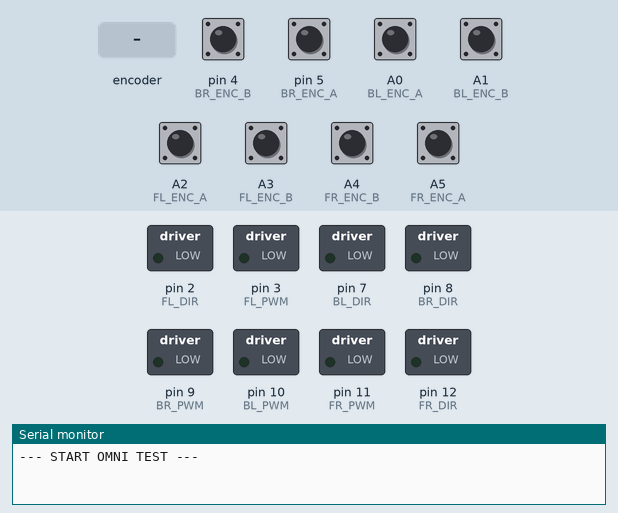
Recording of a sketch running on a simulated Arduino Uno, built with avr-gcc and run on an emulated ATmega328P. Parts: switched loads named in the sketch (green lamp = pin HIGH), the last lines printed to the serial monitor. The test bench sets the inputs (shaded band); at power-on: A0 (BL_ENC_A), A1 (BL_ENC_B), A2 (FL_ENC_A), A3 (FL_ENC_B), A4 (FR_ENC_B), A5 (FR_ENC_A), pin 4 (BR_ENC_B), pin 5 (BR_ENC_A) HIGH.

Above: at 0.1 s.
At 3.26 s:
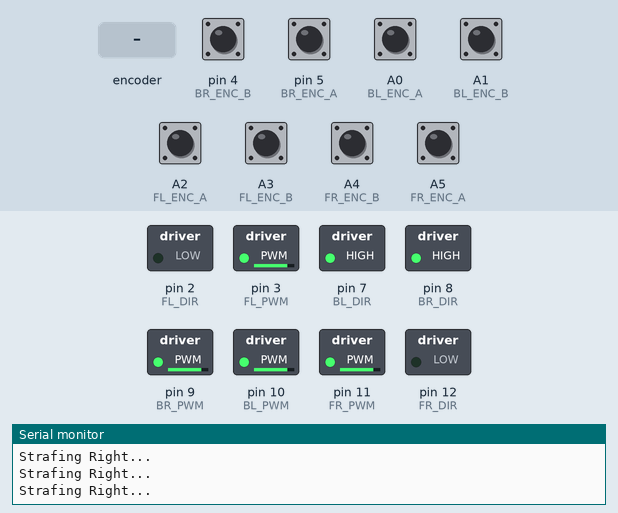
3.3 s: rotary encoder on pin 5 (BR_ENC_A) / A3 (FL_ENC_B) turned 1 step (first pin leading)
At 6.4 s:
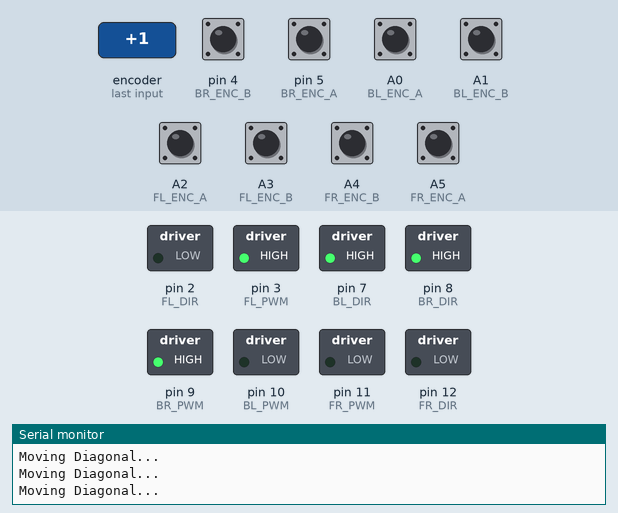
Timing chart, 0 to 10.5 s (numbered marks = the images above; inputs shaded):
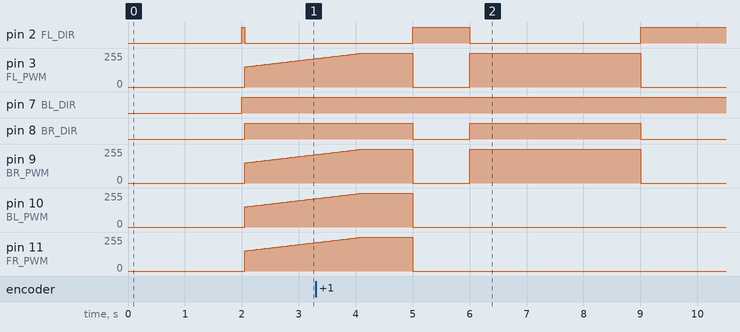

The sketch:

sideway_Diagonal_Check.ino
```cpp
// --- STEP 6: OMNIDIRECTIONAL MOVEMENT TEST ---
// 1. Strafe Right (Sideways)
// 2. Diagonal Move (Forward-Right)

// *** PIN DEFINITIONS (Your Verified Setup) ***
const int FL_PWM = 3;    const int FL_DIR = 2;
const int FL_ENC_A = A2; const int FL_ENC_B = A3;

const int FR_PWM = 11;   const int FR_DIR = 12;
const int FR_ENC_A = A5; const int FR_ENC_B = A4;

const int BL_PWM = 10;   const int BL_DIR = 7;
const int BL_ENC_A = A0; const int BL_ENC_B = A1;

const int BR_PWM = 9;    const int BR_DIR = 8;
const int BR_ENC_A = 5;  const int BR_ENC_B = 4;

// TUNING (Using your Calibrated 60cm Value)
const double CM_PER_TICK = 0.02536;

// PID Gains
float Kp = 6.0; float Ki = 2.0;

// VARIABLES
volatile long fl_ticks=0, fr_ticks=0, bl_ticks=0, br_ticks=0;
long prev_fl=0, prev_fr=0, prev_bl=0, prev_br=0;
double int_fl=0, int_fr=0, int_bl=0, int_br=0;
int last_fl=0, last_fr=0, last_bl=0, last_br=0;
unsigned long last_pid_time = 0;

// Function Declarations
void pollEncoders();
void computePID_CustomTarget(double target, double current_speed, double &integral, int pwmPin, int dirPin, double dt, bool isLeft);

void setup() {
  Serial.begin(115200);
  pinMode(FL_PWM, OUTPUT); pinMode(FL_DIR, OUTPUT);
  pinMode(FR_PWM, OUTPUT); pinMode(FR_DIR, OUTPUT);
  pinMode(BL_PWM, OUTPUT); pinMode(BL_DIR, OUTPUT);
  pinMode(BR_PWM, OUTPUT); pinMode(BR_DIR, OUTPUT);
  pinMode(FL_ENC_A, INPUT_PULLUP); pinMode(FL_ENC_B, INPUT_PULLUP);
  pinMode(FR_ENC_A, INPUT_PULLUP); pinMode(FR_ENC_B, INPUT_PULLUP);
  pinMode(BL_ENC_A, INPUT_PULLUP); pinMode(BL_ENC_B, INPUT_PULLUP);
  pinMode(BR_ENC_A, INPUT_PULLUP); pinMode(BR_ENC_B, INPUT_PULLUP);

  Serial.println("--- START OMNI TEST ---");
  delay(2000);
}

void loop() {
  pollEncoders();
  unsigned long t = millis();

  double target_FL = 0;
  double target_FR = 0;
  double target_BL = 0;
  double target_BR = 0;

  // --- SEQUENCE ---

  // 1. STRAFE RIGHT (2s to 5s)
  if (t > 2000 && t < 5000) {
    // To go Right: Left wheels pinch IN, Right wheels pinch OUT
    target_FL = 25.0;  // Forward
    target_FR = -25.0; // Backward
    target_BL = -25.0; // Backward
    target_BR = 25.0;  // Forward
  }
  // 2. DIAGONAL FORWARD-RIGHT (6s to 9s)
  else if (t > 6000 && t < 9000) {
    // Only FL and BR move Forward
    target_FL = 25.0;
    target_FR = 0.0;   // Stop
    target_BL = 0.0;   // Stop
    target_BR = 25.0;
  }
  else {
    // STOP
    target_FL = 0; target_FR = 0; target_BL = 0; target_BR = 0;
  }

  // --- PID CONTROL ---
  unsigned long curr_time = millis();
  if (curr_time - last_pid_time >= 50) {
    double dt = (curr_time - last_pid_time) / 1000.0;
    last_pid_time = curr_time;

    // FL (Left Logic)
    long diff_fl = fl_ticks - prev_fl; prev_fl = fl_ticks;
    double speed_fl = (diff_fl * CM_PER_TICK) / dt;
    computePID_CustomTarget(target_FL, speed_fl, int_fl, FL_PWM, FL_DIR, dt, true);

    // FR (Right Logic)
    long diff_fr = fr_ticks - prev_fr; prev_fr = fr_ticks;
    double speed_fr = (diff_fr * CM_PER_TICK) / dt;
    computePID_CustomTarget(target_FR, speed_fr, int_fr, FR_PWM, FR_DIR, dt, false);

    // BL (Left Logic)
    long diff_bl = bl_ticks - prev_bl; prev_bl = bl_ticks;
    double speed_bl = (diff_bl * CM_PER_TICK) / dt;
    computePID_CustomTarget(target_BL, speed_bl, int_bl, BL_PWM, BL_DIR, dt, true);

    // BR (Right Logic)
    long diff_br = br_ticks - prev_br; prev_br = br_ticks;
    double speed_br = (diff_br * CM_PER_TICK) / dt;
    computePID_CustomTarget(target_BR, speed_br, int_br, BR_PWM, BR_DIR, dt, false);

    // Debug
    if(t > 2000 && t < 5000) Serial.println("Strafing Right...");
    if(t > 6000 && t < 9000) Serial.println("Moving Diagonal...");
  }
}

// --- HELPER FUNCTIONS ---
void pollEncoders() {
  // FL (Fixed: --)
  int curr_fl = digitalRead(FL_ENC_A);
  if (curr_fl != last_fl && curr_fl == HIGH) { if(digitalRead(FL_ENC_B)) fl_ticks--; else fl_ticks++; } last_fl = curr_fl;
  // FR (Normal: ++)
  int curr_fr = digitalRead(FR_ENC_A);
  if (curr_fr != last_fr && curr_fr == HIGH) { if(digitalRead(FR_ENC_B)) fr_ticks++; else fr_ticks--; } last_fr = curr_fr;
  // BL (Fixed: --)
  int curr_bl = digitalRead(BL_ENC_A);
  if (curr_bl != last_bl && curr_bl == HIGH) { if(digitalRead(BL_ENC_B)) bl_ticks--; else bl_ticks++; } last_bl = curr_bl;
  // BR (Normal: ++)
  int curr_br = digitalRead(BR_ENC_A);
  if (curr_br != last_br && curr_br == HIGH) { if(digitalRead(BR_ENC_B)) br_ticks++; else br_ticks--; } last_br = curr_br;
}

void computePID_CustomTarget(double target, double current_speed, double &integral, int pwmPin, int dirPin, double dt, bool isLeft) {
  double error = target - current_speed;
  integral += (error * dt);
  integral = constrain(integral, -100, 100);

  double output = (Kp * error) + (Ki * integral);

  // Deadzone
  if (abs(target) < 0.1) output = 0; // Force stop if target is 0
  else {
    if (output > 0 && output < 60) output = 60;
    if (output < 0 && output > -60) output = -60;
  }

  int pwm = (int)output;
  pwm = constrain(pwm, -255, 255);

  if (pwm > 0) {
    if (isLeft) digitalWrite(dirPin, LOW); else digitalWrite(dirPin, HIGH);
    analogWrite(pwmPin, pwm);
  } else {
    if (isLeft) digitalWrite(dirPin, HIGH); else digitalWrite(dirPin, LOW);
    analogWrite(pwmPin, abs(pwm));
  }
}
```

Measured:
- by itself, pin 3 (FL_PWM), pin 9 (BR_PWM): ramps from 0/255 to 255/255 and jumps back, once every 4.0 s
- by itself, pin 10 (BL_PWM): rises from 212/255 to 255/255 in 0.85 s, then falls to 0/255 in 0.85 s
- by itself, pin 11 (FR_PWM): rises from 212/255 to 255/255 in 0.80 s, then falls to 0/255 in 0.90 s
